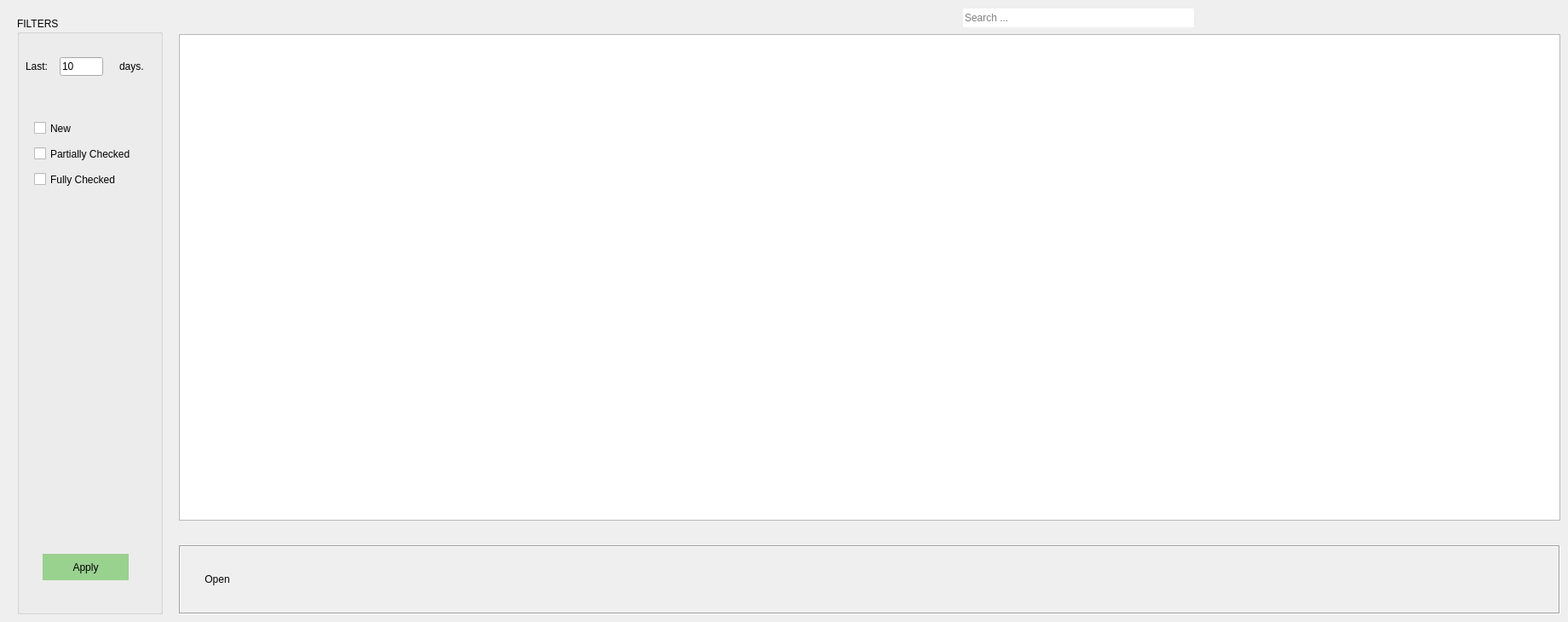
      <widget class="QWidget" name="warehouse_outgoing_rma_tab">
       <attribute name="icon">
        <iconset resource="../app/icons.qrc">
         <normaloff>:/output</normaloff>:/output</iconset>
       </attribute>
       <attribute name="title">
        <string>Outgoing RMAs</string>
       </attribute>
       <attribute name="toolTip">
        <string>Physical Check Outgoing RMAs . We return to them. </string>
       </attribute>
       <widget class="QLineEdit" name="warehouse_outgoing_search_edit">
        <property name="geometry">
         <rect>
          <x>1130</x>
          <y>10</y>
          <width>271</width>
          <height>22</height>
         </rect>
        </property>
        <property name="text">
         <string/>
        </property>
        <property name="frame">
         <bool>false</bool>
        </property>
        <property name="placeholderText">
         <string>Search ... </string>
        </property>
       </widget>
       <widget class="QLabel" name="label_36">
        <property name="geometry">
         <rect>
          <x>1410</x>
          <y>10</y>
          <width>21</width>
          <height>21</height>
         </rect>
        </property>
        <property name="text">
         <string/>
        </property>
        <property name="pixmap">
         <pixmap resource="../app/icons.qrc">:/search</pixmap>
        </property>
       </widget>
       <widget class="QFrame" name="frame_12">
        <property name="geometry">
         <rect>
          <x>210</x>
          <y>640</y>
          <width>1621</width>
          <height>81</height>
         </rect>
        </property>
        <property name="frameShape">
         <enum>QFrame::Box</enum>
        </property>
        <property name="frameShadow">
         <enum>QFrame::Sunken</enum>
        </property>
        <widget class="QToolButton" name="warehouse_outgoing_open_button">
         <property name="geometry">
          <rect>
           <x>10</x>
           <y>10</y>
           <width>70</width>
           <height>60</height>
          </rect>
         </property>
         <property name="text">
          <string>Open</string>
         </property>
         <property name="icon">
          <iconset resource="../app/icons.qrc">
           <normaloff>:/open</normaloff>:/open</iconset>
         </property>
         <property name="iconSize">
          <size>
           <width>40</width>
           <height>40</height>
          </size>
         </property>
         <property name="toolButtonStyle">
          <enum>Qt::ToolButtonTextUnderIcon</enum>
         </property>
         <property name="autoRaise">
          <bool>true</bool>
         </property>
        </widget>
       </widget>
       <widget class="QTableView" name="warehouse_outgoing_rma_view">
        <property name="geometry">
         <rect>
          <x>210</x>
          <y>40</y>
          <width>1621</width>
          <height>571</height>
         </rect>
        </property>
       </widget>
       <widget class="QGroupBox" name="groupBox_2">
        <property name="geometry">
         <rect>
          <x>20</x>
          <y>20</y>
          <width>171</width>
          <height>701</height>
         </rect>
        </property>
        <property name="title">
         <string>FILTERS</string>
        </property>
        <widget class="QToolButton" name="warehouse_outgoing_rmas_apply">
         <property name="geometry">
          <rect>
           <x>30</x>
           <y>630</y>
           <width>101</width>
           <height>31</height>
          </rect>
         </property>
         <property name="styleSheet">
          <string notr="true">background:rgb(153, 209, 143)</string>
         </property>
         <property name="text">
          <string>Apply</string>
         </property>
         <property name="shortcut">
          <string/>
         </property>
         <property name="autoRaise">
          <bool>true</bool>
         </property>
        </widget>
        <widget class="QCheckBox" name="checkBox_6">
         <property name="geometry">
          <rect>
           <x>20</x>
           <y>180</y>
           <width>111</width>
           <height>21</height>
          </rect>
         </property>
         <property name="text">
          <string>Fully Checked</string>
         </property>
        </widget>
        <widget class="QCheckBox" name="checkBox_7">
         <property name="geometry">
          <rect>
           <x>20</x>
           <y>150</y>
           <width>131</width>
           <height>21</height>
          </rect>
         </property>
         <property name="text">
          <string>Partially Checked</string>
         </property>
        </widget>
        <widget class="QCheckBox" name="checkBox_8">
         <property name="geometry">
          <rect>
           <x>20</x>
           <y>120</y>
           <width>71</width>
           <height>21</height>
          </rect>
         </property>
         <property name="text">
          <string>New</string>
         </property>
        </widget>
        <widget class="QLabel" name="label_17">
         <property name="geometry">
          <rect>
           <x>120</x>
           <y>50</y>
           <width>41</width>
           <height>16</height>
          </rect>
         </property>
         <property name="text">
          <string>days.</string>
         </property>
        </widget>
        <widget class="QLabel" name="label_18">
         <property name="geometry">
          <rect>
           <x>10</x>
           <y>50</y>
           <width>41</width>
           <height>16</height>
          </rect>
         </property>
         <property name="text">
          <string>Last:</string>
         </property>
        </widget>
        <widget class="QLineEdit" name="warehouse_outgoing_rmas_last">
         <property name="geometry">
          <rect>
           <x>50</x>
           <y>47</y>
           <width>51</width>
           <height>22</height>
          </rect>
         </property>
         <property name="text">
          <string>10</string>
         </property>
        </widget>
       </widget>
      </widget>
